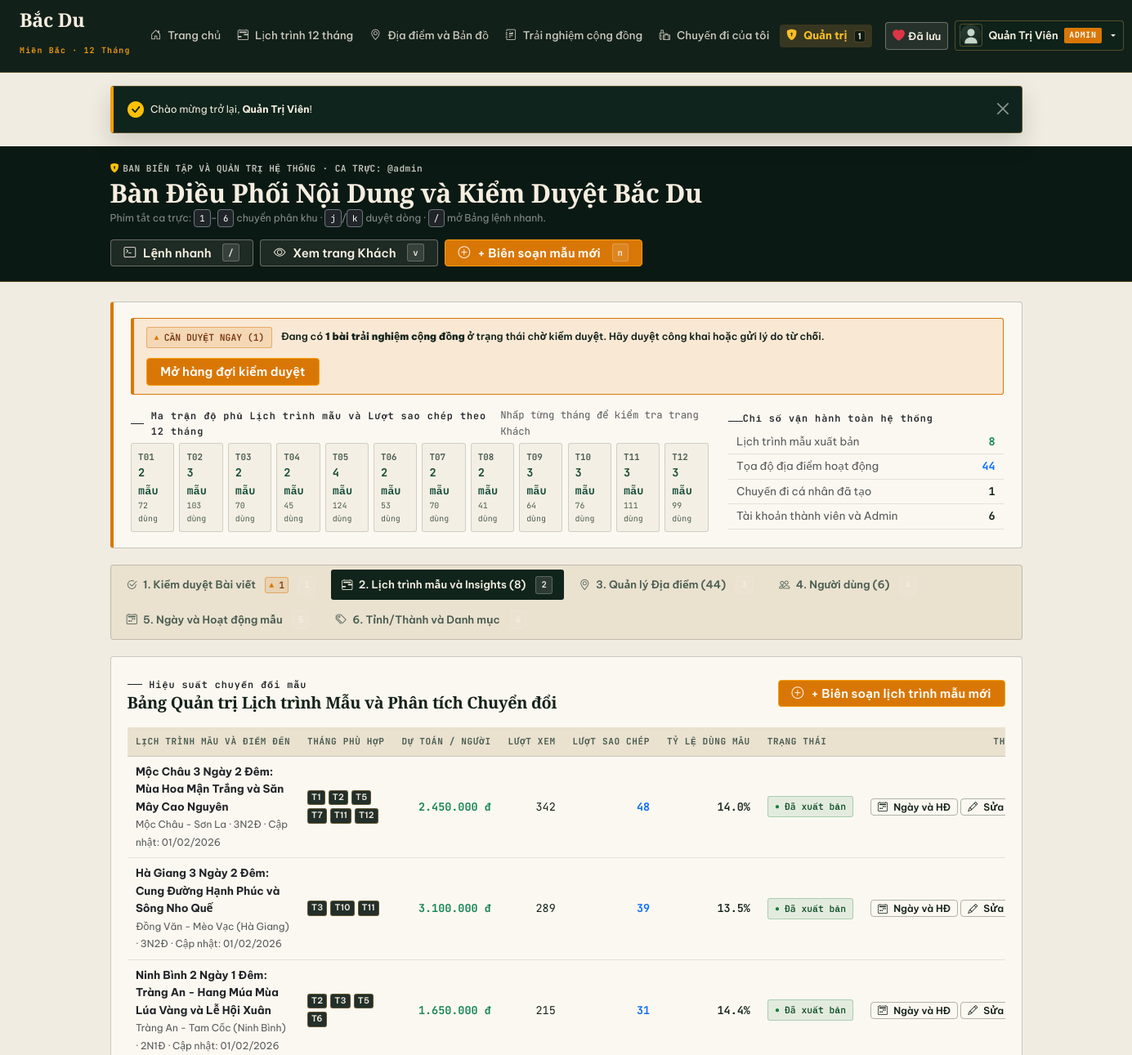
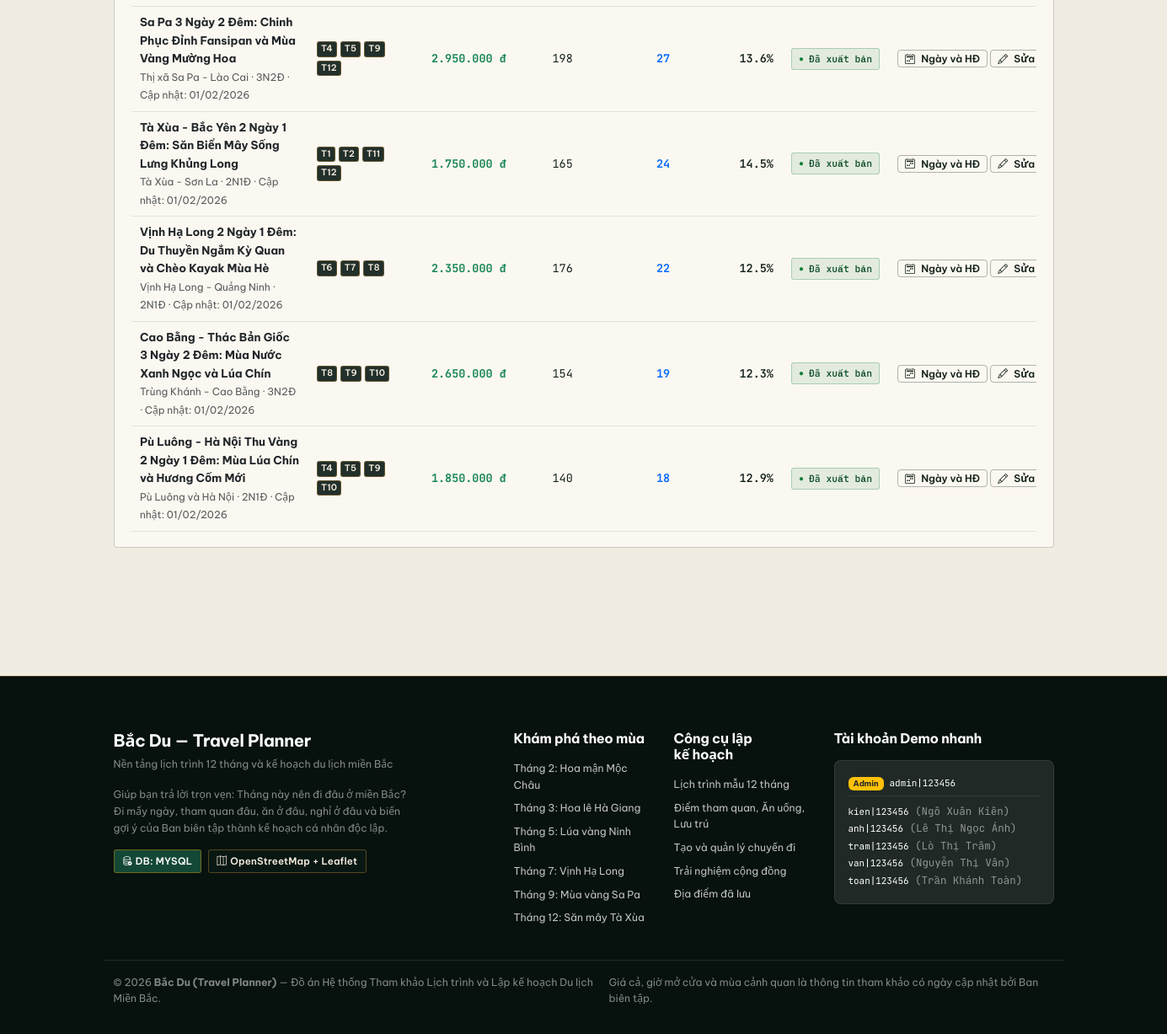
The page /admin.php?tab=templates (signed in) on the database its author committed (2 pictures, top to bottom).
### tables this page shows
CREATE TABLE `users` (
  `id` INT AUTO_INCREMENT PRIMARY KEY,
  `full_name` VARCHAR(120) NOT NULL,
  `username` VARCHAR(60) NOT NULL UNIQUE,
  `email` VARCHAR(150) NOT NULL UNIQUE,
  `password_hash` VARCHAR(255) NOT NULL,
  `role` ENUM('user', 'admin') NOT NULL DEFAULT 'user',
  `status` ENUM('active', 'locked') NOT NULL DEFAULT 'active',
  `avatar_url` VARCHAR(500) DEFAULT NULL,
  `bio` TEXT DEFAULT NULL,
  `phone` VARCHAR(30) DEFAULT NULL,
  `hometown` VARCHAR(120) DEFAULT 'Hà Nội',
  `created_at` DATETIME NOT NULL DEFAULT CURRENT_TIMESTAMP,
  `updated_at` DATETIME NOT NULL DEFAULT CURRENT_TIMESTAMP ON UPDATE CURRENT_TIMESTAMP
);

CREATE TABLE `itinerary_templates` (
  `id` INT AUTO_INCREMENT PRIMARY KEY,
  `title` VARCHAR(200) NOT NULL,
  `slug` VARCHAR(220) NOT NULL UNIQUE,
  `province_id` INT NOT NULL,
  `main_destination` VARCHAR(150) NOT NULL,
  `thumbnail_url` VARCHAR(500) DEFAULT NULL,
  `duration_days` INT NOT NULL DEFAULT 3,
  `duration_nights` INT NOT NULL DEFAULT 2,
  `assumed_departure` VARCHAR(120) NOT NULL DEFAULT 'Hà Nội',
  `suggested_transport` VARCHAR(180) NOT NULL DEFAULT 'Xe limousine / Xe máy tại điểm đến',
  `ref_budget_per_person` DECIMAL(12, 0) NOT NULL DEFAULT 2500000,
  `base_pax_count` INT NOT NULL DEFAULT 2,
  `seasonal_reason` TEXT NOT NULL,
  `summary` TEXT DEFAULT NULL,
  `essential_notes` TEXT DEFAULT NULL,
  `status` ENUM('draft', 'published', 'archived') NOT NULL DEFAULT 'published',
  `author_id` INT NOT NULL DEFAULT 1,
  `views_count` INT NOT NULL DEFAULT 0,
  `copies_count` INT NOT NULL DEFAULT 0,
  `updated_date` DATE NOT NULL,
  `created_at` DATETIME NOT NULL DEFAULT CURRENT_TIMESTAMP,
  `updated_at` DATETIME NOT NULL DEFAULT CURRENT_TIMESTAMP ON UPDATE CURRENT_TIMESTAMP,
  CONSTRAINT `fk_templates_province` FOREIGN KEY (`province_id`) REFERENCES `provinces` (`id`),
  CONSTRAINT `fk_templates_author` FOREIGN KEY (`author_id`) REFERENCES `users` (`id`)
);

CREATE TABLE `experience_posts` (
  `id` INT AUTO_INCREMENT PRIMARY KEY,
  `user_id` INT NOT NULL,
  `location_id` INT NOT NULL,
  `title` VARCHAR(220) NOT NULL,
  `visit_month` TINYINT NOT NULL DEFAULT 2,
  `visit_year` SMALLINT NOT NULL DEFAULT 2026,
  `content` TEXT NOT NULL,
  `rating` TINYINT NOT NULL DEFAULT 5,
  `ref_cost` DECIMAL(12, 0) DEFAULT NULL,
  `cost_unit` VARCHAR(60) DEFAULT 'người',
  `pros_liked` TEXT DEFAULT NULL,
  `cons_inconvenient` TEXT DEFAULT NULL,
  `tips_advice` TEXT DEFAULT NULL,
  `status` ENUM('draft', 'pending', 'approved', 'rejected', 'hidden') NOT NULL DEFAULT 'pending',
  `rejection_reason` TEXT DEFAULT NULL,
  `reviewed_by` INT DEFAULT NULL,
  `reviewed_at` DATETIME DEFAULT NULL,
  `created_at` DATETIME NOT NULL DEFAULT CURRENT_TIMESTAMP,
  `updated_at` DATETIME NOT NULL DEFAULT CURRENT_TIMESTAMP ON UPDATE CURRENT_TIMESTAMP,
  CONSTRAINT `fk_exppost_user` FOREIGN KEY (`user_id`) REFERENCES `users` (`id`) ON DELETE CASCADE,
  CONSTRAINT `fk_exppost_location` FOREIGN KEY (`location_id`) REFERENCES `locations` (`id`) ON DELETE CASCADE
);

### admin.php (the view, shortened to what the rows shown need)
<?php
require_once __DIR__ . '/includes/helpers.php';
$admin = require_admin();
$pdo = get_db();
$tab = $_GET['tab'] ?? 'moderation';
$allTemplates = $pdo->query('
    SELECT
        it.*,
        p.name AS province_name,
        (SELECT COUNT(*) FROM trips t WHERE t.source_template_id = it.id) AS actual_trips_created
    FROM itinerary_templates it
    JOIN provinces p ON p.id = it.province_id
    ORDER BY it.copies_count DESC, it.views_count DESC
')->fetchAll();
$monthsByTemplate = [];
foreach ($pdo->query('SELECT template_id, month_number FROM template_months ORDER BY month_number ASC')->fetchAll() as $rm) {
    $monthsByTemplate[(int)$rm['template_id']][] = (int)$rm['month_number'];
}
require_once __DIR__ . '/includes/header.php';
?>
<header class="app-shift-bar mb-4">
  <div class="container">
    <div class="d-flex flex-wrap justify-content-between align-items-center gap-3">
      <div>
        <div class="app-shift-eyebrow">
          <span><i class="bi bi-shield-lock-fill text-warning me-1"></i>BAN BIÊN TẬP VÀ QUẢN TRỊ HỆ THỐNG</span>
          <span>·</span>
          <span>CA TRỰC: @<?= e($admin['username']) ?></span>
        </div>
        <h1 class="app-shift-title">Bàn Điều Phối Nội Dung và Kiểm Duyệt Bắc Du</h1>
      </div>
    </div>
  </div>
</header>
<main class="container pb-5" id="mainContent">
  <?php if ($tab === 'templates'): ?>
    <div class="app-work-surface mb-4">
      <div class="table-responsive">
        <table class="app-table">
          <thead>
            <tr>
              <th>Lịch trình mẫu và Điểm đến</th>
              <th>Tháng phù hợp</th>
              <th class="num-col">Dự toán / người</th>
              <th class="num-col">Lượt xem</th>
              <th class="num-col">Lượt sao chép</th>
              <th class="num-col">Tỷ lệ dùng mẫu</th>
              <th>Trạng thái</th>
              <th class="text-end">Thao tác</th>
            </tr>
          </thead>
          <tbody>
            <?php foreach ($allTemplates as $tpl): ?>
              <?php
                $tMonths = $monthsByTemplate[(int)$tpl['id']] ?? [];
                $views = max(1, (int)$tpl['views_count']);
                $copies = (int)$tpl['copies_count'];
                $convRate = number_format(($copies / $views) * 100, 1);
                $tplMark = $tpl['status'] === 'published' ? 'status-ok' : ($tpl['status'] === 'draft' ? 'status-warn' : 'status-neutral');
                $tplLabel = $tpl['status'] === 'published' ? 'Đã xuất bản' : ($tpl['status'] === 'draft' ? 'Bản nháp' : 'Lưu trữ');
              ?>
              <tr class="<?= $tpl['status'] === 'draft' ? 'row-needs-action' : '' ?>">
                <td>
                  <a href="template_detail.php?id=<?= (int)$tpl['id'] ?>" class="fw-bold text-dark d-block"><?= e($tpl['title']) ?></a>
                  <span class="text-muted" style="font-size:0.75rem;"><?= e($tpl['main_destination']) ?> · <?= (int)$tpl['duration_days'] ?>N<?= (int)$tpl['duration_nights'] ?>Đ · Cập nhật: <?= format_date_vn($tpl['updated_date']) ?></span>
                </td>
                <td>
                  <div class="d-flex flex-wrap gap-1" style="max-width: 190px;">
                    <?php foreach ($tMonths as $mNum): ?>
                      <span class="slip-tag py-0 px-1" style="font-size:0.65rem;">T<?= $mNum ?></span>
                    <?php endforeach; ?>
                  </div>
                </td>
                <td class="num-col fw-bold text-success"><?= format_vnd($tpl['ref_budget_per_person']) ?></td>
                <td class="num-col"><?= (int)$tpl['views_count'] ?></td>
                <td class="num-col fw-bold text-primary"><?= $copies ?></td>
                <td class="num-col fw-semibold"><?= $convRate ?>%</td>
                <td>
                  <span class="status-mark <?= $tplMark ?>"><?= $tplLabel ?></span>
                </td>
                <td class="text-end text-nowrap">
                  <a href="admin.php?tab=template_days&template_id=<?= (int)$tpl['id'] ?>" class="btn-cin-outline py-0 px-2" style="font-size:0.75rem;" title="Quản lý ngày và hoạt động trong lịch trình mẫu">
                    <i class="bi bi-calendar2-week"></i> Ngày và HĐ
                  </a>
                  <button type="button" class="btn-cin-outline py-0 px-2" style="font-size:0.75rem;"
                          onclick='editTemplateModal(<?= json_encode($tpl, JSON_UNESCAPED_UNICODE) ?>, <?= json_encode($tMonths) ?>)'>
                    <i class="bi bi-pencil"></i> Sửa
                  </button>
                </td>
              </tr>
            <?php endforeach; ?>
          </tbody>
        </table>
      </div>
    </div>
  <?php endif; ?>
</main>
<?php require_once __DIR__ . '/includes/footer.php'; ?>

### includes/header.php (shortened to what the rows shown need)
<?php
require_once __DIR__ . '/helpers.php';
$currentUser = current_user();
$currentPage = basename($_SERVER['PHP_SELF'] ?? 'index.php');
?>
<!DOCTYPE html>
<html lang="vi">
<head>
  <link href="https://cdn.jsdelivr.net/npm/bootstrap@5.3.3/dist/css/bootstrap.min.css" rel="stylesheet">
  <link href="https://cdn.jsdelivr.net/npm/bootstrap-icons@1.11.3/font/bootstrap-icons.min.css" rel="stylesheet">
  <link rel="stylesheet" href="https://unpkg.com/leaflet@1.9.4/dist/leaflet.css" />
  <link rel="stylesheet" href="assets/css/style.css?v=11">
  <link rel="stylesheet" href="assets/css/cinematic-landing.css?v=11">
  <link rel="stylesheet" href="assets/css/cinematic-subpages.css?v=11">
</head>
<?php
  $appModePages = ['trips.php', 'trip_detail.php', 'admin.php', 'dashboard.php', 'profile.php', 'experience_form.php'];
  $bodyModeClass = $currentPage === 'index.php'
      ? 'cinematic-home'
      : (in_array($currentPage, $appModePages, true) ? 'cinematic-app' : 'cinematic-subpage');
?>
<body class="<?= $bodyModeClass ?>">
<nav class="navbar navbar-expand-lg navbar-bacdu sticky-top">
  <div class="container-fluid px-3 px-xl-4">
    <div class="collapse navbar-collapse" id="mainNavbar">
      <div class="d-flex align-items-center gap-2 flex-nowrap">
        <?php if ($currentUser): ?>
          <a href="favorites.php" class="btn-cin-ghost py-1 px-2 position-relative text-nowrap d-inline-flex align-items-center gap-1" title="Sổ tay tọa độ yêu thích">
            <i class="bi bi-heart-fill text-danger"></i>
            <span class="d-none d-xl-inline small">Đã lưu</span>
          </a>
          <div class="dropdown">
            <button class="cin-account-chip dropdown-toggle text-nowrap" type="button" data-bs-toggle="dropdown" aria-expanded="false">
              <img src="<?= e(get_avatar_url($currentUser['avatar_url'])) ?>"
                   alt="Avatar" class="cin-account-avatar" width="28" height="28">
              <span class="cin-account-name text-truncate"><?= e($currentUser['full_name']) ?></span>
              <?php if ($currentUser['role'] === 'admin'): ?>
                <span class="cin-account-role">ADMIN</span>
              <?php endif; ?>
            </button>
          </div>
        <?php else: ?>
          <a href="auth.php?tab=login" class="btn-cin-ghost py-1 px-3">Đăng nhập</a>
          <a href="auth.php?tab=register" class="btn-cin-amber py-1 px-3">Đăng ký</a>
        <?php endif; ?>
      </div>
    </div>
  </div>
</nav>

### rows shown on the page
users: full_name "Quản Trị Viên", username "admin"
itinerary_templates: title "Mộc Châu 3 Ngày 2 Đêm: Mùa Hoa Mận Trắng và Săn Mây Cao Nguyên", main_destination "Mộc Châu - Sơn La", duration_days "3", duration_nights "2", updated_date "01/02/2026", id "1", id "2", id "5", id "7", id "11", id "12", ref_budget_per_person "2.450.000 đ", views_count "342", copies_count "48", convRate "14.0", status "Đã xuất bản"
itinerary_templates: title "Hà Giang 3 Ngày 2 Đêm: Cung Đường Hạnh Phúc và Sông Nho Quế", main_destination "Đồng Văn - Mèo Vạc (Hà Giang)", duration_days "3", duration_nights "2", updated_date "01/02/2026", id "3", id "10", id "11", ref_budget_per_person "3.100.000 đ", views_count "289", copies_count "39", convRate "13.5", status "Đã xuất bản"
itinerary_templates: title "Ninh Bình 2 Ngày 1 Đêm: Tràng An - Hang Múa Mùa Lúa Vàng và Lễ Hội Xuân", main_destination "Tràng An - Tam Cốc (Ninh Bình)", duration_days "2", duration_nights "1", updated_date "01/02/2026", id "2", id "3", id "5", id "6", ref_budget_per_person "1.650.000 đ", views_count "215", copies_count "31", convRate "14.4", status "Đã xuất bản"
itinerary_templates: title "Sa Pa 3 Ngày 2 Đêm: Chinh Phục Đỉnh Fansipan và Mùa Vàng Mường Hoa", main_destination "Thị xã Sa Pa - Lào Cai", duration_days "3", duration_nights "2", updated_date "01/02/2026", id "4", id "5", id "9", id "12", ref_budget_per_person "2.950.000 đ", views_count "198", copies_count "27", convRate "13.6", status "Đã xuất bản"
itinerary_templates: title "Tà Xùa - Bắc Yên 2 Ngày 1 Đêm: Săn Biển Mây Sống Lưng Khủng Long", main_destination "Tà Xùa - Sơn La", duration_days "2", duration_nights "1", updated_date "01/02/2026", mNum "11", ref_budget_per_person "1.750.000 đ", views_count "165", copies_count "24", convRate "14.5", status "Đã xuất bản"
experience_posts: reviewed_by "1", user "2", id "12"
itinerary_templates: title "Vịnh Hạ Long 2 Ngày 1 Đêm: Du Thuyền Ngắm Kỳ Quan và Chèo Kayak Mùa Hè", main_destination "Vịnh Hạ Long - Quảng Ninh", duration_days "2", duration_nights "1", updated_date "01/02/2026", id "6", id "7", id "8", ref_budget_per_person "2.350.000 đ", views_count "176", copies_count "22", convRate "12.5", status "Đã xuất bản"
itinerary_templates: title "Cao Bằng - Thác Bản Giốc 3 Ngày 2 Đêm: Mùa Nước Xanh Ngọc và Lúa Chín", main_destination "Trùng Khánh - Cao Bằng", duration_days "3", duration_nights "2", updated_date "01/02/2026", id "8", id "9", id "10", ref_budget_per_person "2.650.000 đ", views_count "154", copies_count "19", convRate "12.3", status "Đã xuất bản"
itinerary_templates: title "Pù Luông - Hà Nội Thu Vàng 2 Ngày 1 Đêm: Mùa Lúa Chín và Hương Cốm Mới", main_destination "Pù Luông và Hà Nội", duration_days "2", duration_nights "1", updated_date "01/02/2026", ref_budget_per_person "1.850.000 đ", views_count "140", copies_count "18", convRate "12.9", status "Đã xuất bản"
experience_posts: id "4", rating "5", location "9", visit_month "10"

### other values the page prints
APP_NAME "Bắc Du"
$pendingPostsCount "1"
$fl['message'] "Chào mừng trở lại, Quản Trị Viên !"
$stats['pending_posts'] "1"
str_pad((string)$m, 2, '0', STR_PAD_LEFT) "01"
$mc['templates'] "2"
$mc['copies'] "72"
str_pad((string)$m, 2, '0', STR_PAD_LEFT) "02"
$mc['templates'] "3"
$mc['copies'] "103"
str_pad((string)$m, 2, '0', STR_PAD_LEFT) "03"
$mc['copies'] "70"
str_pad((string)$m, 2, '0', STR_PAD_LEFT) "04"
$mc['copies'] "45"
str_pad((string)$m, 2, '0', STR_PAD_LEFT) "05"
